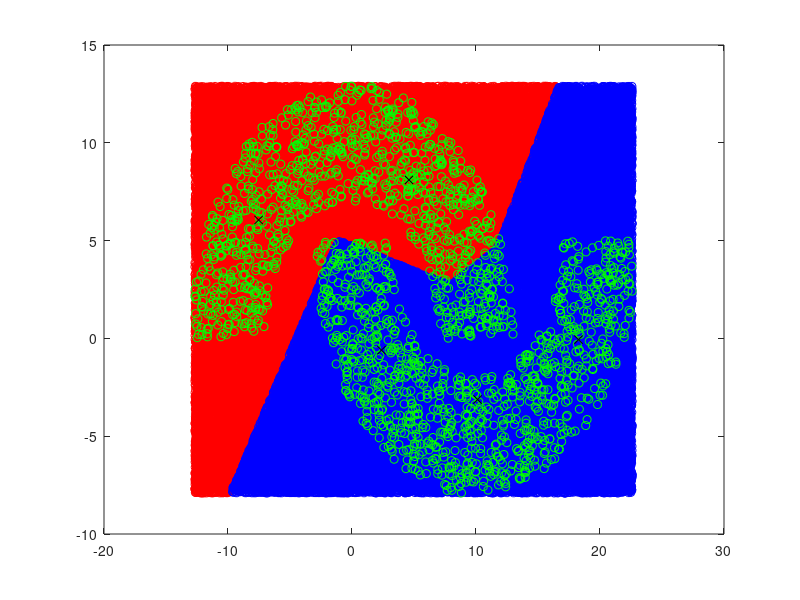

The MATLAB script that drew this image:
clear all
clc
clf

points = dlmread('task3.txt',' ');

nNodes = 5;
nPoints = length(points);
nTrainingPoints = ceil(0.7*nPoints);
nValidationPoints = nPoints - nTrainingPoints;

nBoundaryPoints = 1e5;

nMainIterations = 20;
nIterations = 1e5;
nTrainingIterations = 3e3;

activationBeta = 0.5;

learnRate = 0.02;

nodes = rand(nNodes,2)*2-1;

outputs = zeros(nNodes,1);

for iIteration = 1:nIterations
    iSelectedPoint = ceil(rand()*nPoints);
    selectedPos = points(iSelectedPoint,2:3);
    
    denominator = 0;
    for iNode = 1:nNodes
        outputs(iNode) = exp(-norm(selectedPos - nodes(iNode,:))^2/2);
        denominator = denominator + outputs(iNode);
    end
    outputs = outputs / denominator;
    
    iWinningNode = find(outputs == max(outputs));
    nodes(iWinningNode,:) = nodes(iWinningNode,:) + learnRate*(selectedPos-nodes(iWinningNode,:));
    
%     plot(points(:,2),points(:,3),'ob')
%     hold on
%     
%     plot(points(iSelectedPoint,2),points(iSelectedPoint,3),'ok')
%     
%     plot(nodes(:,1),nodes(:,2),'or')
%     
%     text(-12,10,num2str(iIteration))
% 
%     hold off
% 	pause(0.000001)
%     
end

bestClassificationError = 2;

for iMainIteration = 1:nMainIterations

    weights = rand(nNodes,1)*2 - 1;
    threshold = rand()*2 - 1;

    trainingSelection = sort(randsample(nPoints,nTrainingPoints));
    trainingSet = points(trainingSelection,:);
    validationSet = points(~ismember(1:nPoints, trainingSelection),:);

    for iTrainIt = 1:nTrainingIterations
        iRandomPoint = ceil(rand()*nTrainingPoints);
        selectedPos = points(iRandomPoint,2:3);

        denominator = 0;
        for iNode = 1:nNodes
            outputs(iNode) = exp(-norm(selectedPos - nodes(iNode,:))^2/2);
            denominator = denominator + outputs(iNode);
        end
        outputs = outputs / denominator;

        activation = tanh(activationBeta*weights'*outputs + threshold);

        thresholdUpdate = activationBeta*(points(iRandomPoint,1) - activation)*(1-tanh(activationBeta*weights'*outputs)^2);
        weightUpdate = thresholdUpdate * outputs;

        threshold = threshold + thresholdUpdate;
        weights = weights + weightUpdate;

    %     plot(points(:,2),points(:,3),'.b')
    %     hold on
    %     plot(nodes(:,1),nodes(:,2),'ob')
    %     plot(selectedPos(1),selectedPos(2),'or')
    %     text(-12, 12, num2str(iTrainIt))
    %     text(-12,10,[num2str(activation) '  ' num2str(points(iRandomPoint,1))])
    %     hold off
    %     pause

    end

    classificationError = 0;
    for iValidIt = 1:nValidationPoints
        iRandomPoint = ceil(rand()*nValidationPoints);
        selectedPos = validationSet(iRandomPoint,2:3);

        denominator = 0;
        for iNode = 1:nNodes
            outputs(iNode) = exp(-norm(selectedPos - nodes(iNode,:))^2/2);
            denominator = denominator + outputs(iNode);
        end
        outputs = outputs / denominator;

        activation = tanh(activationBeta*weights'*outputs + threshold);

        classificationError = classificationError + sign(activation)*validationSet(iRandomPoint,1);

    end

    classificationError = (nValidationPoints - classificationError) / nValidationPoints;
    
    if classificationError < bestClassificationError
        bestClassificationError = classificationError;
        bestWeights = weights;
        bestThreshold = threshold;
    end
end

xMin = min(points(:,2));
xMax = max(points(:,2));
yMin = min(points(:,3));
yMax = max(points(:,3));

randomPoints = rand(nBoundaryPoints,2);
randomPoints(:,1) = xMin + randomPoints(:,1)*(xMax-xMin);
randomPoints(:,2) = yMin + randomPoints(:,2)*(yMax-yMin);

boundaryActivation = zeros(nBoundaryPoints,1);

threshold = bestThreshold;
weights = bestWeights;

for iBoundaryPoint = 1:nBoundaryPoints
    selectedPos = randomPoints(iBoundaryPoint,:);

    denominator = 0;
    for iNode = 1:nNodes
        outputs(iNode) = exp(-norm(selectedPos - nodes(iNode,:))^2/2);
        denominator = denominator + outputs(iNode);
    end
    outputs = outputs / denominator;

    activation = tanh(activationBeta*weights'*outputs + threshold);
    boundaryActivation(iBoundaryPoint) = sign(activation);
end

plot(randomPoints(boundaryActivation>0,1),randomPoints(boundaryActivation>0,2),'or')
hold on
plot(randomPoints(boundaryActivation<0,1),randomPoints(boundaryActivation<0,2),'ob')
plot(points(:,2),points(:,3),'og')
plot(nodes(:,1),nodes(:,2),'kx')
hold off